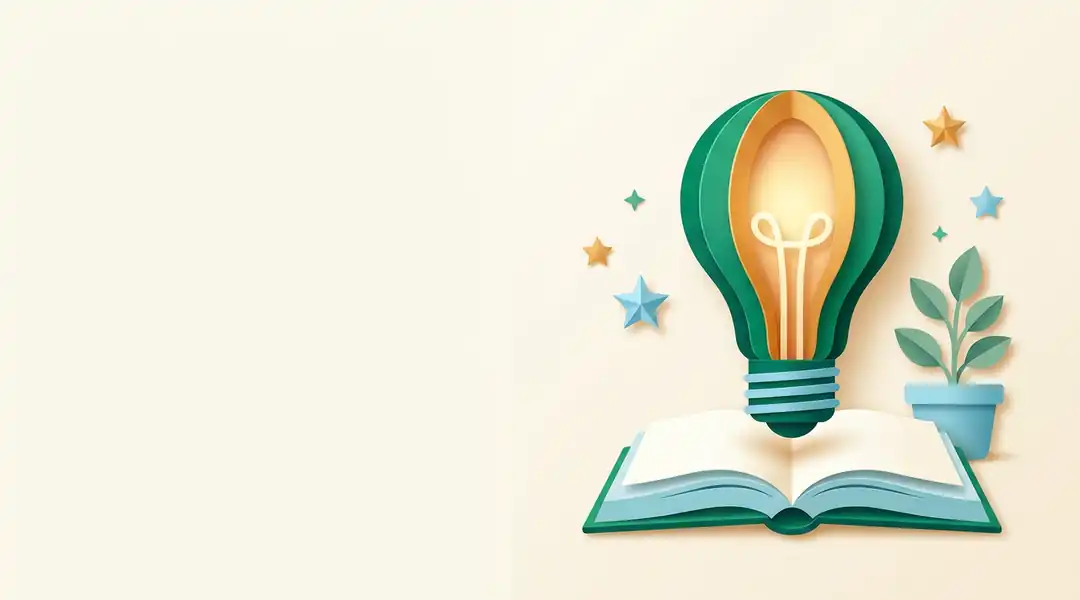
#> input picture assets/home-hero/hero-advice.webp, 1080 x 600 px, given in place of app-logo.png, which was not available
$ python -i engine.py   (imports and definitions only)
#> lines starting #> are read from the running program, lines starting #| are printed output that depends on the picture
"""Active Plus Coaching — house-style A4 lecture sheet renderer.

Renders the same visual identity as the lecture sheets downloaded from the
Active Plus studio (`js/lecture-sheet-pdf.js`):

  * A4 portrait, 15 mm side margins, brand green identity (#0e7a55)
  * page 1: logo + "Active Plus Coaching" + tagline, "লেকচার শিট" badge,
    title banner with class / subject / chapter / topic pills
  * later pages: running head (title • subject) with hairline rule
  * footer: brand line + "পৃষ্ঠা X / Y" in Bangla numerals
  * centred rotated logo watermark at ~8% opacity

Text stays real, selectable vector text: Bangla যুক্তাক্ষর is shaped through
HarfBuzz (fpdf2 text shaping) and every paragraph is wrapped here — line by
line — because fpdf2's own `multi_cell` line breaker mis-renders a shaped
cluster that happens to end a wrapped line.

Note: Noto Sans Bengali draws ASCII 0-9 with Bengali numeral shapes, so the
build copies get their ten ASCII digit glyphs replaced by Latin ones; the
font asset inside the repo is never modified.
"""

from __future__ import annotations

import os
import re

from fpdf import FPDF
from PIL import Image

HERE = os.path.dirname(os.path.abspath(__file__))
REPO = os.path.abspath(os.path.join(HERE, '..', '..'))
BUILD = os.path.join(REPO, 'build', 'lecture-sheet')
FONT_DIR = os.path.join(BUILD, 'fonts')
LOGO = os.path.join(REPO, 'assets', 'icons', 'logo-128.png')
LOGO_LARGE = os.path.join(REPO, 'assets', 'icons', 'app-logo.png')

# ---- Brand palette (css/course-hub.css + js/brand.js) -----------------------
GREEN = (14, 122, 85)
GREEN_DARK = (4, 120, 87)
GREEN_DEEP = (6, 95, 70)
GREEN_TINT = (236, 253, 245)
GREEN_BORDER = (167, 243, 208)
GREEN_SOFT = (238, 246, 242)
INK = (15, 23, 42)
BODY = (17, 24, 39)
MUTED = (71, 85, 105)
FAINT = (100, 116, 139)
LINE = (226, 232, 240)
LINE_STRONG = (203, 213, 225)
PAPER_TINT = (248, 250, 252)
AMBER_TINT = (255, 251, 235)
AMBER_BORDER = (253, 230, 138)
AMBER_INK = (146, 64, 14)
BLUE_TINT = (239, 246, 255)
BLUE_BORDER = (191, 219, 254)
BLUE_INK = (30, 64, 175)

PAGE_W = 210.0
PAGE_H = 297.0
MARGIN = 15.0
CONTENT_W = PAGE_W - 2 * MARGIN
BODY_BOTTOM = 273.0
BODY_TOP_RUNNING = 23.5

BRAND_NAME = 'Active Plus Coaching'
BRAND_TAGLINE = 'শিখতে থাকো, এগিয়ে যাও'

BN_DIGITS = '০১২৩৪৫৬৭৮৯'


def bn(value) -> str:
    return ''.join(BN_DIGITS[int(ch)] if ch.isdigit() else ch for ch in str(value))


# [49 lines left out: functions prepare_fonts, _patch_ascii_digits, not called in this run]


def prepare_watermark() -> str:
    """Rotated brand mark with luminance-derived alpha (no grey box edges)."""
    target = os.path.join(BUILD, 'watermark-v2.png')
    if os.path.exists(target):
        return target
    os.makedirs(BUILD, exist_ok=True)
    logo = Image.open(LOGO_LARGE).convert('RGB')
#> logo is the input picture: PIL image 1080x600 RGB; mean R, G, B 231, 231.9, 215
    from PIL import ImageOps
    mask = ImageOps.invert(logo.convert('L'))
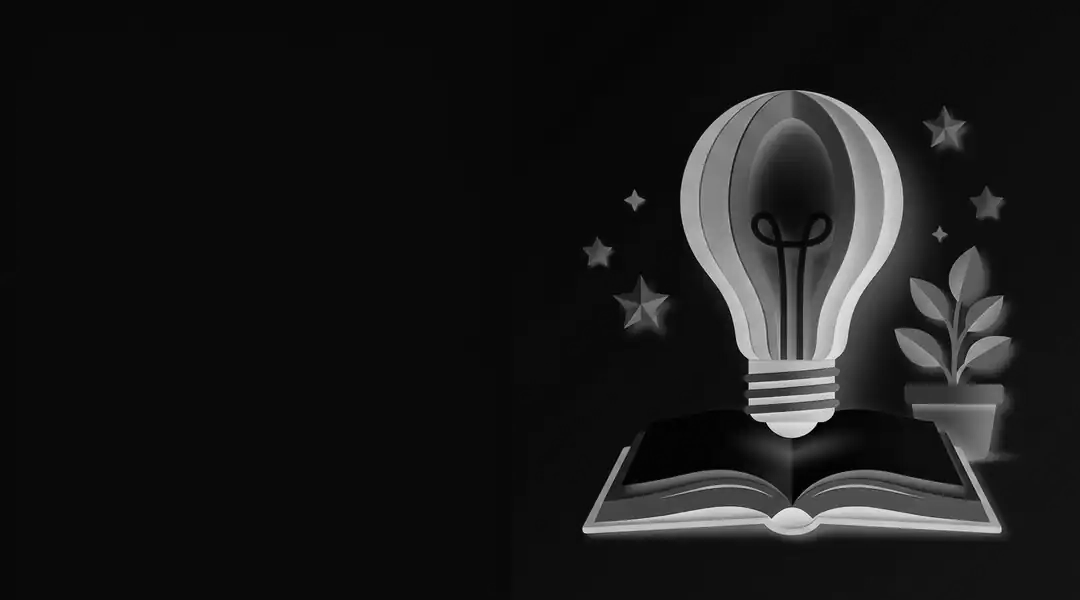
#> mask: PIL image 1080x600 L; min 0, max 244, mean 25.2
    logo.putalpha(mask)
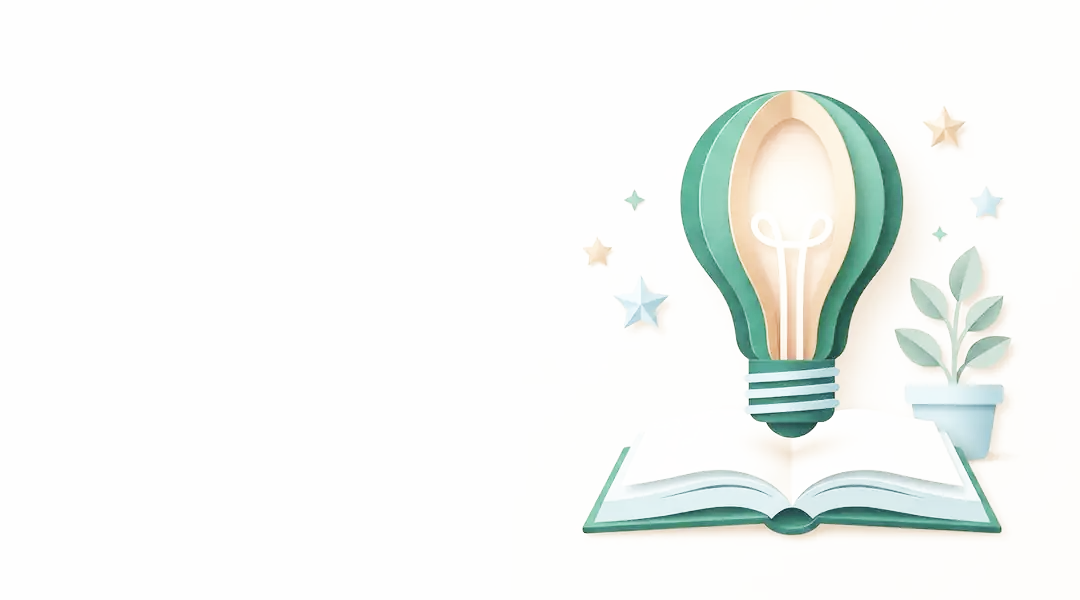
#> logo: PIL image 1080x600 RGBA; mean R, G, B, A 231, 231.9, 215, 25.2; transparent parts drawn white
    rotated = logo.rotate(30, expand=True, resample=Image.BICUBIC)
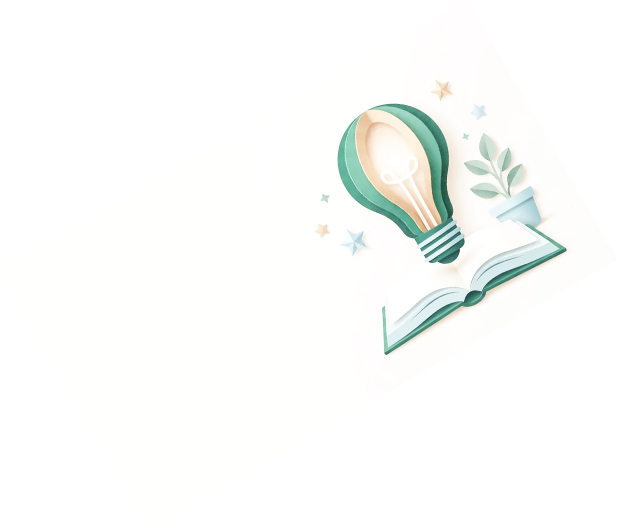
#> rotated: PIL image 1236x1060 RGBA (shown at 1/2 size); mean R, G, B, A 116.1, 116.9, 103.9, 12.4; transparent parts drawn white
    rotated.putalpha(rotated.split()[3].point(lambda v: int(v * 0.115)))
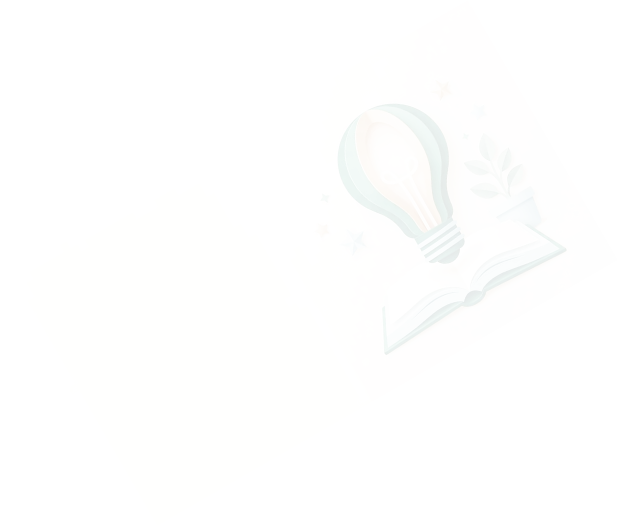
#> rotated: PIL image 1236x1060 RGBA (shown at 1/2 size); mean R, G, B, A 116.1, 116.9, 103.9, 1.3; transparent parts drawn white
    rotated.save(target)
    return target


_RUN_SPLIT = re.compile(r'(\s+)')


class LectureSheet(FPDF):
    """Flow-based A4 writer with the Active Plus lecture-sheet furniture."""

    # [10 lines left out: function __init__, not called in this run]

    # ------------------------------------------------------------------ text
    def _font(self, size, bold=False):
        self.set_font('BN', 'B' if bold else '', size)

    def tw(self, text, size, bold=False) -> float:
        self._font(size, bold)
        return self.get_string_width(text)

    # [44 lines left out: functions runs, wrap_runs, not called in this run]

    def wrapped(self, text, width, size, bold=False):
        return self.wrap_runs(self.runs(text, bold), width, size)

    def measure_line(self, line, size) -> float:
        return sum(self.tw(text, size, bold) for text, bold in line)

    # [20 lines left out: functions draw_line, draw_lines, not called in this run]

    def block_height(self, lines, line_h) -> float:
        return len(lines) * line_h

    # -- page furniture -----------------------------------------------------
    # [116 lines left out: functions header, footer, _first_header, _pill_rows, _draw_pill_rows, _running_header, not called in this run]

    # -- flow helpers -------------------------------------------------------
    def remaining(self) -> float:
        return BODY_BOTTOM - self.get_y()

    def need(self, height: float):
        if self.remaining() < height:
            self.add_page()

    def gap(self, height: float):
        self.set_y(min(self.get_y() + height, BODY_BOTTOM))

    # [115 lines left out: functions para, bullet_list, h2, h3, _box_lines, box, not called in this run]

    def rule(self, label, text, size=9.2):
        self.para(f'**{label}**  {text}', size=size, line_h=4.95, indent=1.5, space_after=1.6)

    # [211 lines left out: functions table, examples, numbered_box, notes_panel, not called in this run]

    def page_break(self):
        self.add_page()

>>> result = prepare_watermark()
